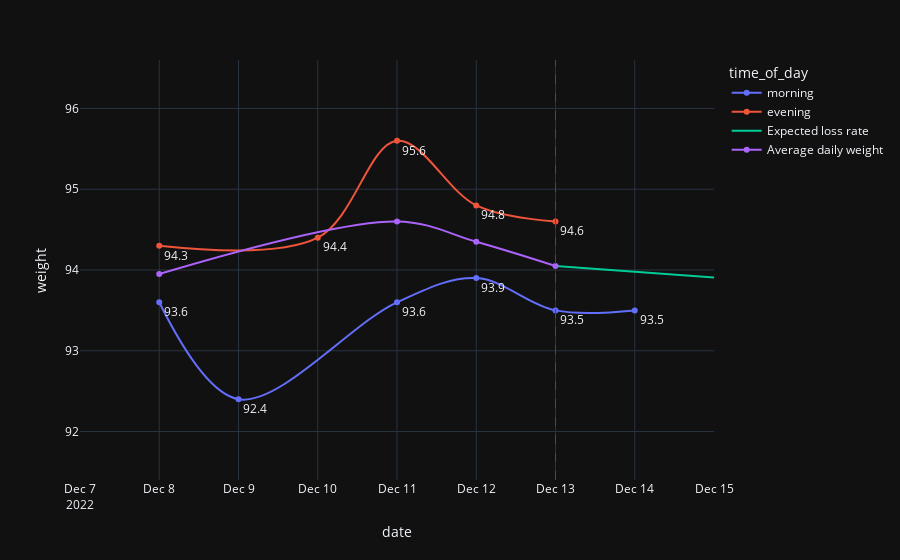

Source (notebook cell):
### Code cell
fig = px.line(
    df,
    x="date",
    y="weight",
    color="time_of_day",
    line_shape="spline",
    markers=True,
    text="weight",
)
fig.update_traces(textposition="bottom right")
fig.add_vline(
    x=diet_start,
    line_width=1,
    line_dash="dash",
    line_color="green",
    # annotation="Diet start",
)
fig.add_trace(go.Scatter(x=x, y=y, mode="lines", name="Expected loss rate"))
fig.add_trace(go.Scatter(x=df['date'], y=df['avg_daily'], mode='lines+markers', connectgaps=True, line_shape='spline', name="Average daily weight"))
fig.update_layout(
    xaxis_range=[
        df["date"][0] - datetime.timedelta(days=1),
        df["date"][len(df) - 1] + datetime.timedelta(days=1),
    ],
    yaxis_range=[min(df['weight'] -1),max(df['weight'])+1]
)
fig.show()

### Figure 1 — Plotly figure (JSON) as saved in the notebook; plotly's stock layout.template omitted (floating-point values rounded to 4 significant figures)
{"data": [{"hovertemplate": "time_of_day=morning<br>date=%{x}<br>weight=%{text}<extra></extra>", "legendgroup": "morning", "line": {"color": "#636efa", "dash": "solid", "shape": "spline"}, "marker": {"symbol": "circle"}, "mode": "lines+markers+text", "name": "morning", "orientation": "v", "showlegend": true, "text": [93.6, 92.4, 93.6, 93.9, 93.5, 93.5], "x": ["2022-12-08", "2022-12-09", "2022-12-11", "2022-12-12", "2022-12-13", "2022-12-14"], "xaxis": "x", "y": [93.6, 92.4, 93.6, 93.9, 93.5, 93.5], "yaxis": "y", "type": "scatter", "textposition": "bottom right"}, {"hovertemplate": "time_of_day=evening<br>date=%{x}<br>weight=%{text}<extra></extra>", "legendgroup": "evening", "line": {"color": "#EF553B", "dash": "solid", "shape": "spline"}, "marker": {"symbol": "circle"}, "mode": "lines+markers+text", "name": "evening", "orientation": "v", "showlegend": true, "text": [94.3, 94.4, 95.6, 94.8, 94.6], "x": ["2022-12-08", "2022-12-10", "2022-12-11", "2022-12-12", "2022-12-13"], "xaxis": "x", "y": [94.3, 94.4, 95.6, 94.8, 94.6], "yaxis": "y", "type": "scatter", "textposition": "bottom right"}, {"mode": "lines", "name": "Expected loss rate", "x": ["2022-12-13T00:00:00", "2022-12-14T00:00:00", "2022-12-15T00:00:00", "2022-12-16T00:00:00", "2022-12-17T00:00:00", "2022-12-18T00:00:00", "2022-12-19T00:00:00", "2022-12-20T00:00:00", "2022-12-21T00:00:00", "2022-12-22T00:00:00", "2022-12-23T00:00:00", "2022-12-24T00:00:00", "2022-12-25T00:00:00", "2022-12-26T00:00:00", "2022-12-27T00:00:00", "2022-12-28T00:00:00", "2022-12-29T00:00:00", "2022-12-30T00:00:00", "2022-12-31T00:00:00", "2023-01-01T00:00:00", "2023-01-02T00:00:00", "2023-01-03T00:00:00", "2023-01-04T00:00:00", "2023-01-05T00:00:00", "2023-01-06T00:00:00", "2023-01-07T00:00:00", "2023-01-08T00:00:00", "2023-01-09T00:00:00", "2023-01-10T00:00:00", "2023-01-11T00:00:00", "2023-01-12T00:00:00", "2023-01-13T00:00:00", "2023-01-14T00:00:00", "2023-01-15T00:00:00", "2023-01-16T00:00:00", "2023-01-17T00:00:00", "2023-01-18T00:00:00", "2023-01-19T00:00:00", "2023-01-20T00:00:00", "2023-01-21T00:00:00", "2023-01-22T00:00:00", "2023-01-23T00:00:00", "2023-01-24T00:00:00", "2023-01-25T00:00:00", "2023-01-26T00:00:00", "2023-01-27T00:00:00", "2023-01-28T00:00:00", "2023-01-29T00:00:00", "2023-01-30T00:00:00", "2023-01-31T00:00:00", "2023-02-01T00:00:00", "2023-02-02T00:00:00", "2023-02-03T00:00:00", "2023-02-04T00:00:00", "2023-02-05T00:00:00", "2023-02-06T00:00:00", "2023-02-07T00:00:00", "2023-02-08T00:00:00", "2023-02-09T00:00:00", "2023-02-10T00:00:00", "2023-02-11T00:00:00", "2023-02-12T00:00:00", "2023-02-13T00:00:00", "2023-02-14T00:00:00", "2023-02-15T00:00:00", "2023-02-16T00:00:00", "2023-02-17T00:00:00", "2023-02-18T00:00:00", "2023-02-19T00:00:00", "2023-02-20T00:00:00", "2023-02-21T00:00:00", "2023-02-22T00:00:00", "2023-02-23T00:00:00", "2023-02-24T00:00:00", "2023-02-25T00:00:00", "2023-02-26T00:00:00", "2023-02-27T00:00:00", "2023-02-28T00:00:00", "2023-03-01T00:00:00", "2023-03-02T00:00:00", "2023-03-03T00:00:00", "2023-03-04T00:00:00", "2023-03-05T00:00:00", "2023-03-06T00:00:00", "2023-03-07T00:00:00", "2023-03-08T00:00:00", "2023-03-09T00:00:00", "2023-03-10T00:00:00", "2023-03-11T00:00:00", "2023-03-12T00:00:00", "2023-03-13T00:00:00", "2023-03-14T00:00:00", "2023-03-15T00:00:00", "2023-03-16T00:00:00", "2023-03-17T00:00:00", "2023-03-18T00:00:00", "2023-03-19T00:00:00", "2023-03-20T00:00:00", "2023-03-21T00:00:00", "2023-03-22T00:00:00", "2023-03-23T00:00:00"], "y": [94.05, 93.98, 93.91, 93.83, 93.76, 93.69, 93.62, 93.55, 93.47, 93.4, 93.33, 93.26, 93.18, 93.11, 93.04, 92.97, 92.9, 92.82, 92.75, 92.68, 92.61, 92.53, 92.46, 92.39, 92.32, 92.25, 92.17, 92.1, 92.03, 91.96, 91.89, 91.81, 91.74, 91.67, 91.6, 91.53, 91.45, 91.38, 91.31, 91.24, 91.16, 91.09, 91.02, 90.95, 90.88, 90.8, 90.73, 90.66, 90.59, 90.52, 90.44, 90.37, 90.3, 90.23, 90.15, 90.08, 90.01, 89.94, 89.87, 89.79, 89.72, 89.65, 89.58, 89.5, 89.43, 89.36, 89.29, 89.22, 89.14, 89.07, 89.0, 88.93, 88.86, 88.78, 88.71, 88.64, 88.57, 88.5, 88.42, 88.35, 88.28, 88.21, 88.13, 88.06, 87.99, 87.92, 87.85, 87.77, 87.7, 87.63, 87.56, 87.48, 87.41, 87.34, 87.27, 87.2, 87.12, 87.05, 86.98, 86.91, 86.84], "type": "scatter"}, {"connectgaps": true, "line": {"shape": "spline"}, "mode": "lines+markers", "name": "Average daily weight", "x": ["2022-12-08", "2022-12-08", "2022-12-09", "2022-12-10", "2022-12-11", "2022-12-11", "2022-12-12", "2022-12-12", "2022-12-13", "2022-12-13", "2022-12-14"], "y": [null, 93.95, null, null, null, 94.6, null, 94.35, null, 94.05, null], "type": "scatter"}], "layout": {"xaxis": {"anchor": "y", "domain": [0.0, 1.0], "title": {"text": "date"}, "range": ["2022-12-07", "2022-12-15"]}, "yaxis": {"anchor": "x", "domain": [0.0, 1.0], "title": {"text": "weight"}, "range": [91.4, 96.6]}, "legend": {"title": {"text": "time_of_day"}, "tracegroupgap": 0}, "margin": {"t": 60}, "shapes": [{"line": {"color": "green", "dash": "dash", "width": 1}, "type": "line", "x0": "2022-12-13", "x1": "2022-12-13", "xref": "x", "y0": 0, "y1": 1, "yref": "y domain"}]}}
